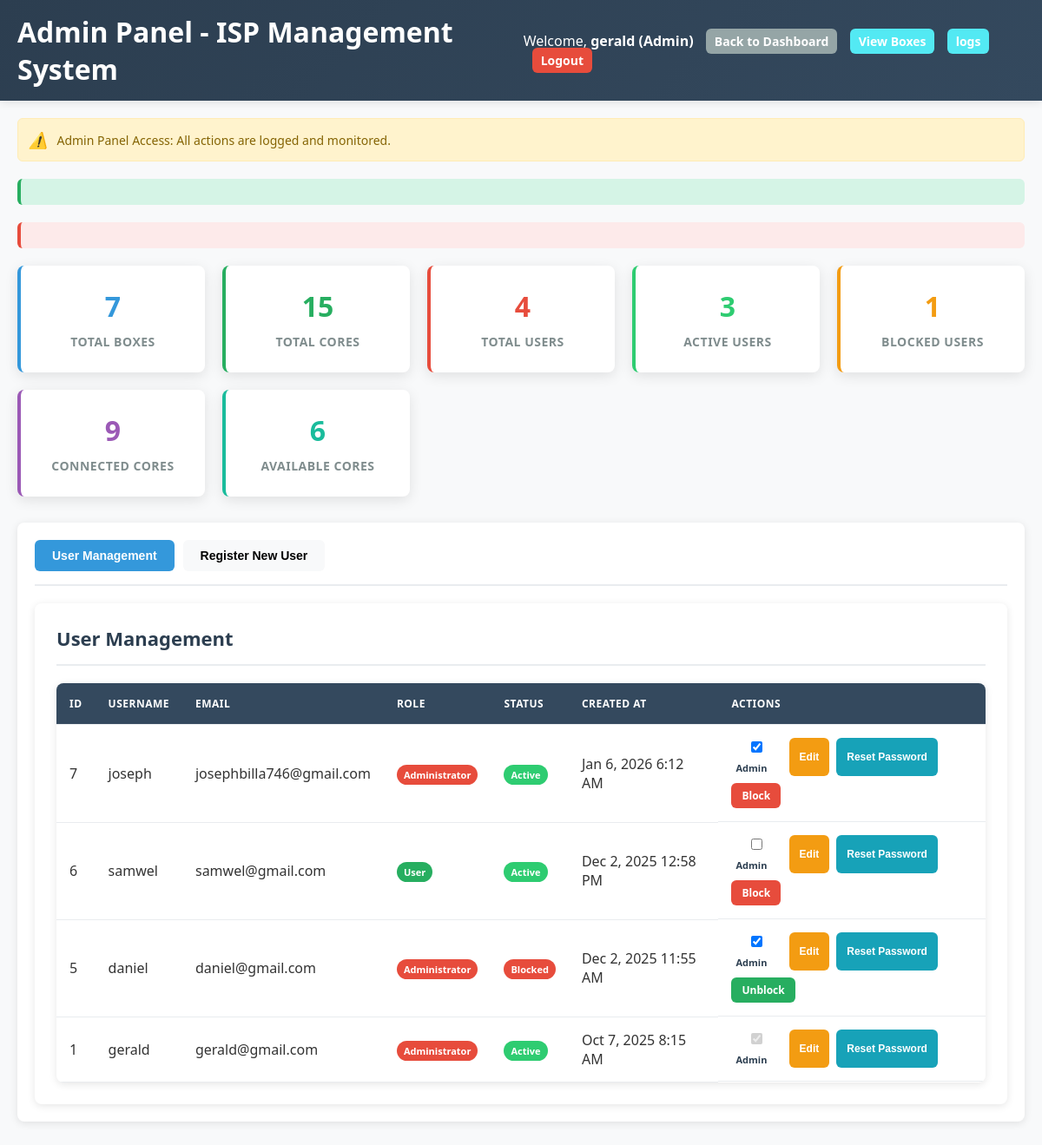
/admin.php (signed in), run on the app's committed database.
### tables this page shows
CREATE TABLE `users` (
  `id` int(11) NOT NULL,
  `username` varchar(50) NOT NULL,
  `email` varchar(100) NOT NULL,
  `password` varchar(255) NOT NULL,
  `created_at` timestamp NOT NULL DEFAULT current_timestamp(),
  `is_admin` tinyint(1) DEFAULT 0,
  `is_active` tinyint(1) DEFAULT 1,
  `last_login` timestamp NULL DEFAULT NULL,
  `password_changed` datetime DEFAULT current_timestamp()
);

### admin.php (the view, shortened to what this page needs)
<?php
include 'config.php';
function generateCSRFToken() {
    return $_SESSION['csrf_token'];
}
$user_id = $_SESSION['user_id'] ?? 0;
$user = $pdo->prepare("SELECT * FROM users WHERE id = ?");
$user->execute([$user_id]);
$user = $user->fetch();
$error = '';
$success = '';
$csrf_token = generateCSRFToken();
try {
    $users = $pdo->query("SELECT * FROM users ORDER BY created_at DESC")->fetchAll();
} catch(PDOException $e) {
    $error = "Error loading user data. Please try again.";
    error_log("User fetch error: " . $e->getMessage());
    $users = [];
}
function getStat($pdo, $query, $default = 0) {
    try {
        $result = $pdo->query($query)->fetch();
        return $result ? (int) $result[0] : $default;
    } catch(PDOException $e) {
        error_log("Stat query error: " . $e->getMessage());
        return $default;
    }
}
$totalBoxes = getStat($pdo, "SELECT COUNT(*) as total FROM boxes", 0);
$totalCores = getStat($pdo, "SELECT SUM(total_cores) as total FROM boxes", 0);
$totalUsers = getStat($pdo, "SELECT COUNT(*) as total FROM users", 0);
try {
    $check_active = $pdo->query("SHOW COLUMNS FROM users LIKE 'is_active'");
    $active_column_exists = $check_active->fetch();
    if ($active_column_exists) {
        $activeUsers = getStat($pdo, "SELECT COUNT(*) as total FROM users WHERE is_active = 1", 0);
        $blockedUsers = getStat($pdo, "SELECT COUNT(*) as total FROM users WHERE is_active = 0", 0);
    } else {
        $activeUsers = $totalUsers;
        $blockedUsers = 0;
    }
} catch(PDOException $e) {
    $activeUsers = $totalUsers;
    $blockedUsers = 0;
}
$connectedCores = getStat($pdo, "SELECT COUNT(*) as total FROM cores WHERE connection_status != 'available' AND connection_status IS NOT NULL", 0);
$availableCores = getStat($pdo, "SELECT COUNT(*) as total FROM cores WHERE connection_status = 'available'", 0);
?>
<!DOCTYPE html>
<html lang="en">
<head>
</head>
<body>
    <div class="header">
        <h1>Admin Panel - ISP Management System</h1>
        <div>
            <span>Welcome, <strong><?php echo htmlspecialchars($user['username']); ?> (Admin)</strong></span>
            <a href="dashboard.php" class="back-btn">Back to Dashboard</a>
            <a href="view_boxes.php" class="bac-btn">View Boxes</a>
            <a href="log.php" class="bac-btn">logs</a>
            <a href="logout.php" class="logout-btn">Logout</a>
        </div>
    </div>
    <div class="container">
        <div class="security-warning">
            <i>⚠️</i>
            <span>Admin Panel Access: All actions are logged and monitored.</span>
        </div>
        <?php if (isset($success)): ?>
            <div class="alert alert-success"><?php echo htmlspecialchars($success); ?></div>
        <?php endif; ?>
        <?php if (isset($error)): ?>
            <div class="alert alert-error"><?php echo htmlspecialchars($error); ?></div>
        <?php endif; ?>
        <div class="stats-grid">
            <div class="stat-card stat-boxes">
                <span class="stat-number"><?php echo $totalBoxes; ?></span>
                <span class="stat-label">Total Boxes</span>
            </div>
            <div class="stat-card stat-cores">
                <span class="stat-number"><?php echo $totalCores; ?></span>
                <span class="stat-label">Total Cores</span>
            </div>
            <div class="stat-card stat-users">
                <span class="stat-number"><?php echo $totalUsers; ?></span>
                <span class="stat-label">Total Users</span>
            </div>
            <div class="stat-card stat-active-users">
                <span class="stat-number"><?php echo $activeUsers; ?></span>
                <span class="stat-label">Active Users</span>
            </div>
            <div class="stat-card stat-blocked-users">
                <span class="stat-number"><?php echo $blockedUsers; ?></span>
                <span class="stat-label">Blocked Users</span>
            </div>
            <div class="stat-card stat-connected">
                <span class="stat-number"><?php echo $connectedCores; ?></span>
                <span class="stat-label">Connected Cores</span>
            </div>
            <div class="stat-card stat-available">
                <span class="stat-number"><?php echo $availableCores; ?></span>
                <span class="stat-label">Available Cores</span>
            </div>
        </div>
        <div class="admin-nav">
            <div class="nav-tabs">
                <button class="nav-tab active" onclick="openTab('user-management')">User Management</button>
                <button class="nav-tab" onclick="openTab('register-user')">Register New User</button>
            </div>
            <div id="user-management" class="tab-content active">
                <h3 class="section-title">User Management</h3>
                <table class="users-table">
                    <thead>
                        <tr>
                            <th>ID</th>
                            <th>Username</th>
                            <th>Email</th>
                            <th>Role</th>
                            <th>Status</th>
                            <th>Created At</th>
                            <th>Actions</th>
                        </tr>
                    </thead>
                    <tbody>
                        <?php foreach($users as $user_row):
                            $is_active = isset($user_row['is_active']) ? $user_row['is_active'] : 1;
                        ?>
                            <tr>
                                <td><?php echo $user_row['id']; ?></td>
                                <td><?php echo htmlspecialchars($user_row['username']); ?></td>
                                <td><?php echo htmlspecialchars($user_row['email']); ?></td>
                                <td>
                                    <?php if ($user_row['is_admin']): ?>
                                        <span class="admin-badge">Administrator</span>
                                    <?php else: ?>
                                        <span class="user-badge">User</span>
                                    <?php endif; ?>
                                </td>
                                <td>
                                    <?php if ($is_active): ?>
                                        <span class="active-badge">Active</span>
                                    <?php else: ?>
                                        <span class="blocked-badge">Blocked</span>
                                    <?php endif; ?>
                                </td>
                                <td><?php echo date('M j, Y g:i A', strtotime($user_row['created_at'])); ?></td>
                                <td class="action-buttons">
                                    <form method="POST" style="display: inline;">
                                        <input type="checkbox" name="is_admin" <?php echo $user_row['is_admin'] ? 'checked' : ''; ?>
                                               onchange="this.form.submit()" <?php echo $user_row['id'] == $_SESSION['user_id'] ? 'disabled' : ''; ?>>
                                        <label style="display: inline; margin-left: 5px; font-size: 11px;">Admin</label>
                                    </form>
                                    <button class="btn btn-sm btn-warning" onclick="openEditUserModal(<?php echo $user_row['id']; ?>, '<?php echo htmlspecialchars($user_row['username'], ENT_QUOTES); ?>', '<?php echo htmlspecialchars($user_row['email'], ENT_QUOTES); ?>')">
                                        Edit
                                    </button>
                                    <button class="btn btn-sm btn-info" onclick="openResetPasswordModal(<?php echo $user_row['id']; ?>, '<?php echo htmlspecialchars($user_row['username'], ENT_QUOTES); ?>')">
                                        Reset Password
                                    </button>
                                    <?php if ($user_row['id'] != $_SESSION['user_id']): ?>
                                        <a href="admin.php?toggle_block=<?php echo $user_row['id']; ?>&csrf=<?php echo urlencode($csrf_token); ?>"
                                           class="btn btn-sm <?php echo $is_active ? 'btn-danger' : 'btn-success'; ?>"
                                           onclick="return confirm('Are you sure you want to <?php echo $is_active ? 'block' : 'unblock'; ?> this user?')">
                                            <?php echo $is_active ? 'Block' : 'Unblock'; ?>
                                        </a>
                                    <?php endif; ?>
                                </td>
                            </tr>
                        <?php endforeach; ?>
                    </tbody>
                </table>
            </div>
        </div>
    </div>
</body>
</html>

### data on the page
users: username "gerald", id "1", email "gerald@gmail.com", shows "Administrator", is_active "Active", created_at "Oct 7, 2025 8:15 AM", is_admin "☑"
users: id "7", username "joseph", email "josephbilla746@gmail.com", shows "Administrator", is_active "Active", created_at "Jan 6, 2026 6:12 AM", is_admin "☑"
users: id "6", username "samwel", email "samwel@gmail.com", shows "User", is_active "Active", created_at "Dec 2, 2025 12:58 PM"
users: id "5", username "daniel", email "daniel@gmail.com", shows "Administrator", is_active "Blocked", created_at "Dec 2, 2025 11:55 AM", is_admin "☑"

### other printed values
$totalBoxes "7"
$totalCores "15"
$totalUsers "4"
$activeUsers "3"
$blockedUsers "1"
$connectedCores "9"
$availableCores "6"
